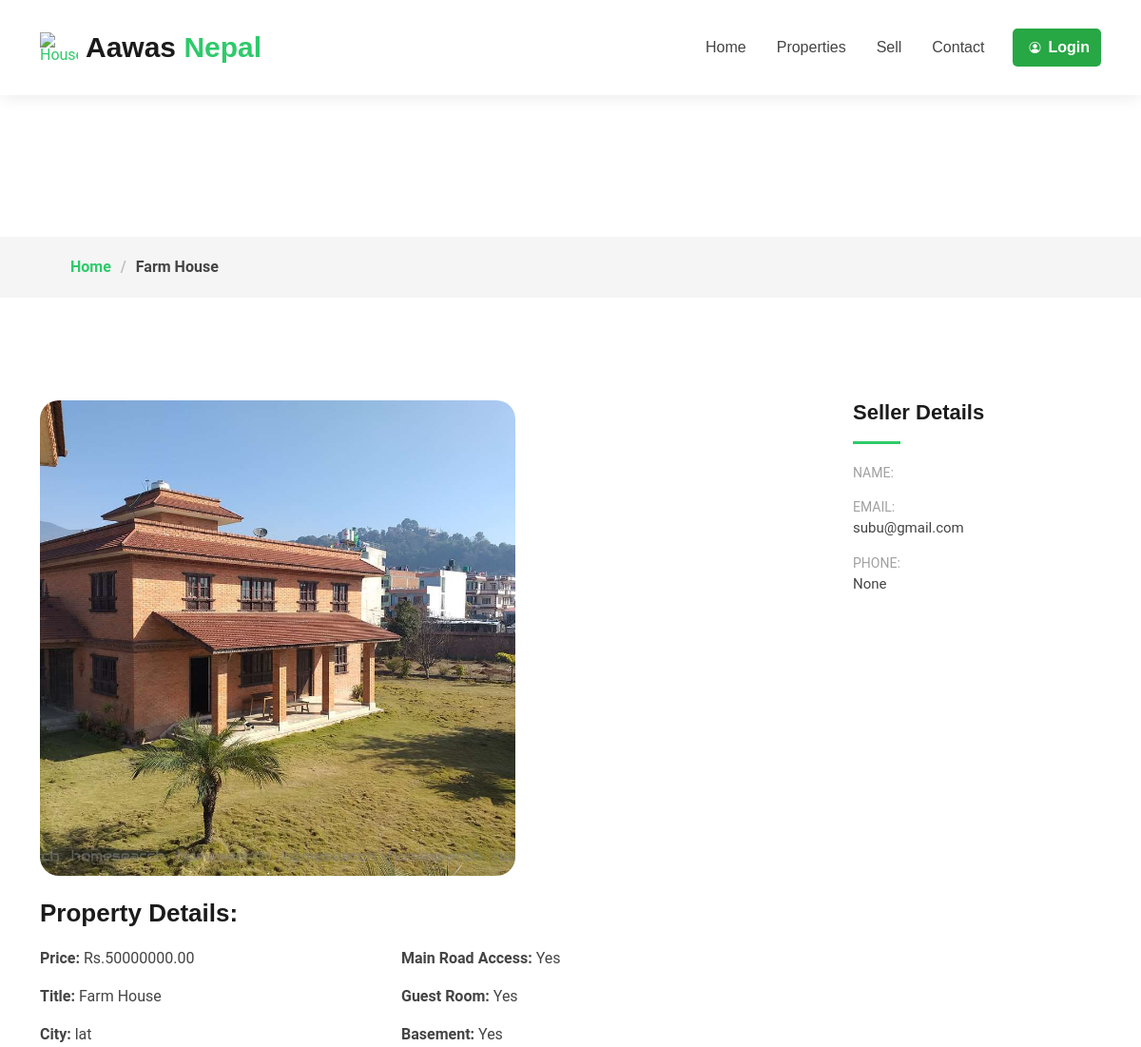
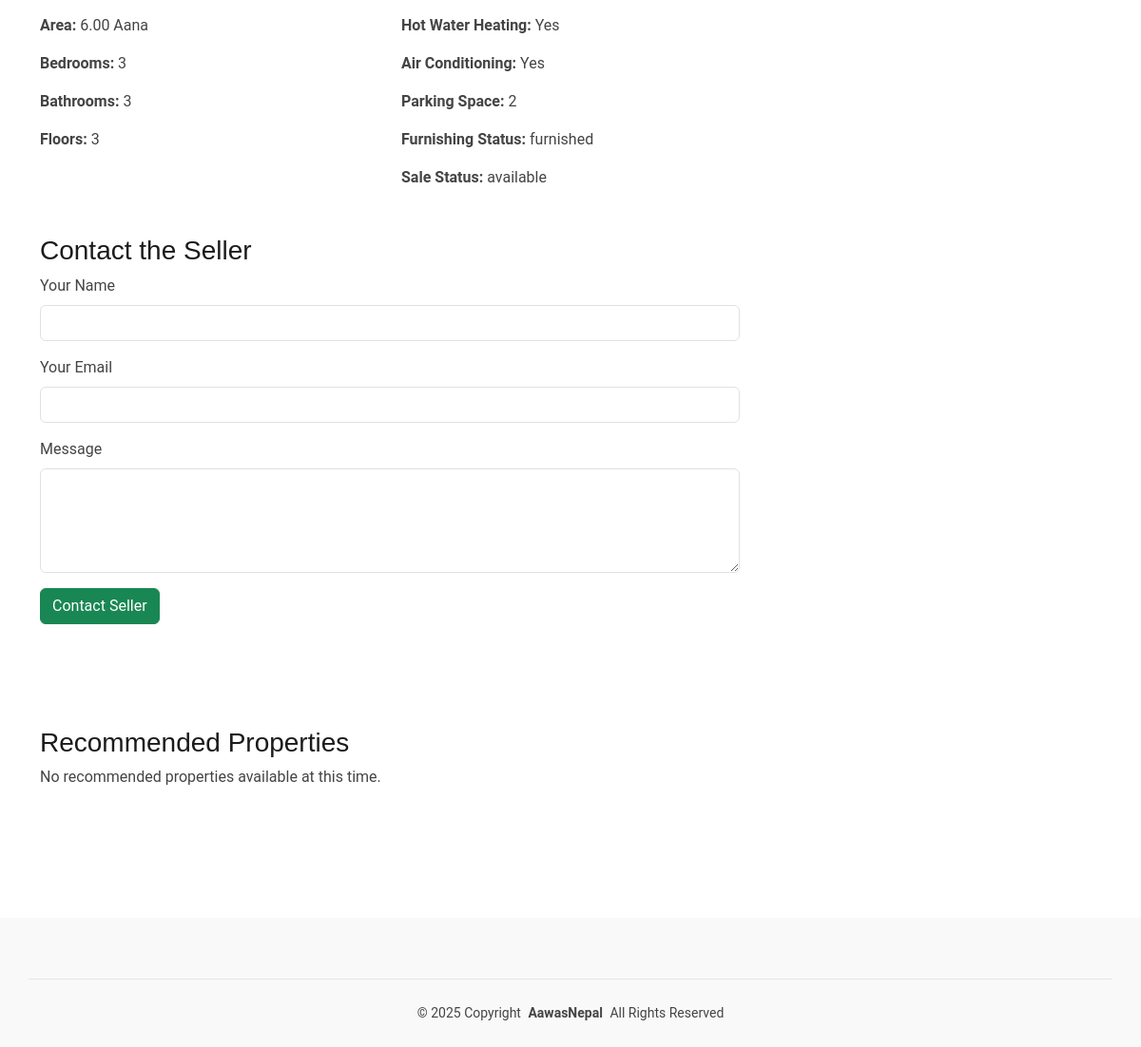
Screenshot of /property/5/ with the database file from the repository (2 pictures, top to bottom).
### house/models.py (models this page shows, shortened)
class Property(models.Model):
    seller = models.ForeignKey(User, on_delete=models.CASCADE, related_name="properties_for_sale")
    CITY_CHOICES = [
        ('ktm', 'Kathmandu'),
        ('bkt', 'Bhaktapur'),
        ('lat', 'Lalitpur'),
    ]
    FURNISHING_STATUS_CHOICES = [
        ('furnished', 'Furnished'),
        ('semi_furnished', 'Semi-furnished'),
        ('unfurnished', 'Unfurnished'),
    ]
    SALE_STATUS_CHOICES = [
        ('available', 'Available'),
        ('sold', 'Sold'),
    ]
    title = models.CharField(max_length=200)
    city = models.CharField(max_length=100, choices=CITY_CHOICES)
    area = models.DecimalField(max_digits=10, decimal_places=2)
    bedrooms = models.IntegerField()
    bathrooms = models.IntegerField()
    stories = models.IntegerField()
    mainroad = models.BooleanField(default=False)
    guestroom = models.BooleanField(default=False)
    basement = models.BooleanField(default=False)
    hotwaterheating = models.BooleanField(default=False)
    airconditioning = models.BooleanField(default=False)
    parking = models.IntegerField(default=0)
    furnishingstatus = models.CharField(max_length=20, choices=FURNISHING_STATUS_CHOICES, default='unfurnished')
    price = models.DecimalField(max_digits=20, decimal_places=2)
    property_image = models.ImageField(upload_to='property_images/')
    is_approved = models.BooleanField(default=False)
    decline_reason = models.TextField(null=True, blank=True)
    sale_status = models.CharField(
        max_length=20,
        choices=SALE_STATUS_CHOICES,
        default='available'
    )
    created_at = models.DateTimeField(auto_now_add=True)

class PropertyImage(models.Model):
    property = models.ForeignKey(Property, related_name="images", on_delete=models.CASCADE)
    image = models.ImageField(upload_to='property_images/')

class User(AbstractUser):
    email = models.EmailField(unique=True)
    phone = models.CharField(max_length=15, null=True, blank=True)
    location = models.CharField(max_length=255, null=True, blank=True)
    username = models.CharField(max_length=150, unique=True, null=True, blank=True)
    USERNAME_FIELD = 'email'
    REQUIRED_FIELDS = []
    objects = CustomUserManager()
    groups = models.ManyToManyField(
        'auth.Group',
        related_name='house_user_set',
        blank=True
    )
    user_permissions = models.ManyToManyField(
        'auth.Permission',
        related_name='house_user_permissions',
        blank=True
    )
    class Meta:
        verbose_name = 'User'
        verbose_name_plural = 'Users'

### house/views.py (the view, shortened to what this page needs)
# urls.py: path('property/<int:property_id>/', property_detail, name='property_detail'),
def property_detail(request, property_id):
    property_obj = get_object_or_404(Property, id=property_id)
    seller_email = property_obj.seller.email
    recommended_properties = recommend_similar_properties(property_obj)
    error_message = None  # default error message
    return render(
        request,
        "property_detail.html",
        {
            "property": property_obj,
            "recommended_properties": recommended_properties,
            "error_message": error_message,
        },
    )

### house/views.py (called while the page is built, shortened)
def recommend_similar_properties(target_property, top_n=4, area_tolerance=0.5, price_tolerance=0.5):
    queryset = Property.objects.filter(
        is_approved=True,
        city=target_property.city
    ).exclude(id=target_property.id)
    if not queryset.exists():
        return []

### house/templates/property_detail.html (shortened to what this page needs)
{% extends 'index.html' %}
{% load static %}
{% block content %}
<main class="main">
  <div class="page-title" data-aos="fade">
    <div class="heading">
      <div class="container">
        <div class="row d-flex justify-content-center text-center">
          <div class="col-lg-8">
          </div>
        </div>
      </div>
    </div>
    <nav class="breadcrumbs">
      <div class="container">
        <ol>
          <li><a href="{% url 'home' %}">Home</a></li>
          <li class="current">{{ property.title }}</li>
        </ol>
      </div>
    </nav>
  </div>
  <section id="real-estate-2" class="real-estate-2 section">
    <div class="container" data-aos="fade-up">
      <div class="row justify-content-between gy-4 mt-4">
        <div class="col-lg-8" data-aos="fade-up">
          <div class="portfolio-description">
            {% if property.images.all %}
            <a target="_blank" href="{{ property.images.first.image.url }}">
              <img style="height: 500px; width: 500px; object-fit: cover; border-radius: 20px;"
                src="{{ property.images.first.image.url }}" alt="House Image" class="img-fluid mb-4" />
            </a>
            {% endif %}
            <h2>Property Details:</h2>
            <div class="row">
              <div class="col-md-6">
                <p><strong>Price:</strong> Rs.{{ property.price }}</p>
                <p><strong>Title:</strong> {{ property.title }}</p>
                <p><strong>City:</strong> {{ property.city }}</p>
                <p><strong>Area:</strong> {{ property.area }} Aana</p>
                <p><strong>Bedrooms:</strong> {{ property.bedrooms }}</p>
                <p><strong>Bathrooms:</strong> {{ property.bathrooms }}</p>
                <p><strong>Floors:</strong> {{ property.stories }}</p>
              </div>
              <div class="col-md-6">
                <p><strong>Main Road Access:</strong> {% if property.mainroad %}Yes{% else %}No{% endif %}</p>
                <p><strong>Guest Room:</strong> {% if property.guestroom %}Yes{% else %}No{% endif %}</p>
                <p><strong>Basement:</strong> {% if property.basement %}Yes{% else %}No{% endif %}</p>
                <p><strong>Hot Water Heating:</strong> {% if property.hotwaterheating %}Yes{% else %}No{% endif %}</p>
                <p><strong>Air Conditioning:</strong> {% if property.airconditioning %}Yes{% else %}No{% endif %}</p>
                <p><strong>Parking Space:</strong> {{ property.parking }}</p>
                <p><strong>Furnishing Status:</strong> {{ property.furnishingstatus }}</p>
                <p><strong>Sale Status:</strong> {{ property.sale_status }}</p>
              </div>
            </div>
          </div>
        </div>
        <div class="col-lg-3" data-aos="fade-up" data-aos-delay="100">
          <div class="portfolio-info">
            <h3>Seller Details</h3>
            <ul>
              <li><strong>Name:</strong> {{ property.seller.first_name }}</li>
              <li><strong>Email:</strong> {{ property.seller.email }}</li>
              <li><strong>Phone:</strong> {{ property.seller.phone }}</li>
            </ul>
          </div>
        </div>
        <div class="col-lg-8" data-aos="fade-up" style="margin-top: 2rem;">
          <div class="portfolio-description">
            <h3>Contact the Seller</h3>
            {% if user.email == property.seller.email %}
            <div class="alert alert-info">
              You cannot contact yourself regarding your own property.
            </div>
            {% else %}
            <form method="POST">
              <div class="mb-3">
                <label for="sender_name" class="form-label">Your Name</label>
                <input type="text" class="form-control" id="sender_name" name="sender_name" required />
              </div>
              <div class="mb-3">
                <label for="sender_email" class="form-label">Your Email</label>
                <input type="email" class="form-control" id="sender_email" name="sender_email" required />
              </div>
              <div class="mb-3">
                <label for="content" class="form-label">Message</label>
                <textarea class="form-control" id="content" name="content" rows="4" required></textarea>
              </div>
              <button type="submit" class="btn btn-success">Contact Seller</button>
            </form>
            {% endif %}
          </div>
        </div>
      </div>
      <section class="recommended-properties section mt-5">
        <h3>Recommended Properties</h3>
        <div class="row">
          {% if recommended_properties %}
          {% for rec_prop in recommended_properties %}
          <div class="col-md-4">
            <div class="card mb-4">
              <a href="{% url 'property_detail' rec_prop.id %}">
                {% if rec_prop.images.first %}
                <img src="{{ rec_prop.images.first.image.url }}" class="card-img-top" alt="{{ rec_prop.title }}"
                  style="height: 200px; object-fit: cover;" />
                {% else %}
                <img src="{% static 'default_property.jpg' %}" class="card-img-top" alt="No Image" />
                {% endif %}
              </a>
              <div class="card-body">
                <h5 class="card-title">{{ rec_prop.title }}</h5>
                <p class="card-text">
                  Price: Rs.{{ rec_prop.price }}<br />
                  City: {{ rec_prop.city }}<br />
                  Area: {{ rec_prop.area }} Aana
                </p>
                <a href="{% url 'property_detail' rec_prop.id %}" class="btn btn-primary btn-sm">View Details</a>
              </div>
            </div>
          </div>
          {% endfor %}
          {% else %}
          <p>No recommended properties available at this time.</p>
          {% endif %}
        </div>
      </section>
    </div>
  </section>
</main>
{% endblock %}

### static/assets/css/main.css (style rules this page uses)
:root { --default-font: "Roboto", system-ui, -apple-system, "Segoe UI", Roboto, "Helvetica Neue", Arial, "Noto Sans", "Liberation Sans", sans-serif, "Apple Color Emoji", "Segoe UI Emoji", "Segoe UI Symbol", "Noto Color Emoji"; --heading-font: "Raleway", sans-serif; --nav-font: "Poppins", sans-serif; }
:root { --background-color: #ffffff; --default-color: #444444; --heading-color: #1b1b1b; --accent-color: #2eca6a; --surface-color: #ffffff; --contrast-color: #ffffff; }
:root { --nav-color: #444444; --nav-hover-color: #000000; --nav-mobile-background-color: #ffffff; --nav-dropdown-background-color: #ffffff; --nav-dropdown-color: #444444; --nav-dropdown-hover-color: #2eca6a; }
:root { scroll-behavior: smooth; }
body { color: var(--default-color); background-color: var(--background-color); font-family: var(--default-font); }
a { color: var(--accent-color); text-decoration: none; transition: 0.3s; }
h1, h2, h3, h4, h5, h6 { color: var(--heading-color); font-family: var(--heading-font); }
.page-title { color: var(--default-color); background-color: var(--background-color); position: relative; }
.page-title .heading { padding: 160px 0 80px 0; border-top: 1px solid color-mix(in srgb, var(--default-color), transparent 90%); }
.page-title nav { background-color: color-mix(in srgb, var(--default-color), transparent 95%); padding: 20px 0; }
.page-title nav ol { display: flex; flex-wrap: wrap; list-style: none; margin: 0; font-size: 16px; font-weight: 600; }
.page-title nav ol li + li { padding-left: 10px; }
.page-title nav ol li + li::before { content: "/"; display: inline-block; padding-right: 10px; color: color-mix(in srgb, var(--default-color), transparent 70%); }
section, .section { color: var(--default-color); background-color: var(--background-color); padding: 60px 0; scroll-margin-top: 90px; overflow: clip; }
.real-estate-2 .portfolio-info h3 { font-size: 22px; font-weight: 700; margin-bottom: 20px; padding-bottom: 20px; position: relative; }
.real-estate-2 .portfolio-info h3:after { content: ""; position: absolute; display: block; width: 50px; height: 3px; background: var(--accent-color); left: 0; bottom: 0; }
.real-estate-2 .portfolio-info ul { list-style: none; padding: 0; font-size: 15px; }
.real-estate-2 .portfolio-info ul li { display: flex; flex-direction: column; padding-bottom: 15px; }
.real-estate-2 .portfolio-info ul strong { text-transform: uppercase; font-weight: 400; color: color-mix(in srgb, var(--default-color), transparent 50%); font-size: 14px; }
.real-estate-2 .portfolio-description h2 { font-size: 26px; font-weight: 700; margin-bottom: 20px; }
.real-estate-2 .portfolio-description p { padding: 0; }

### rows the page displays
Property: title "Farm House", images.first.image (picture), price "50000000.00", city "lat", area "6.00", bedrooms "3", bathrooms "3", stories "3", parking "2", furnishingstatus "furnished", sale_status "available", seller.email "subu@gmail.com", seller.phone "None"
